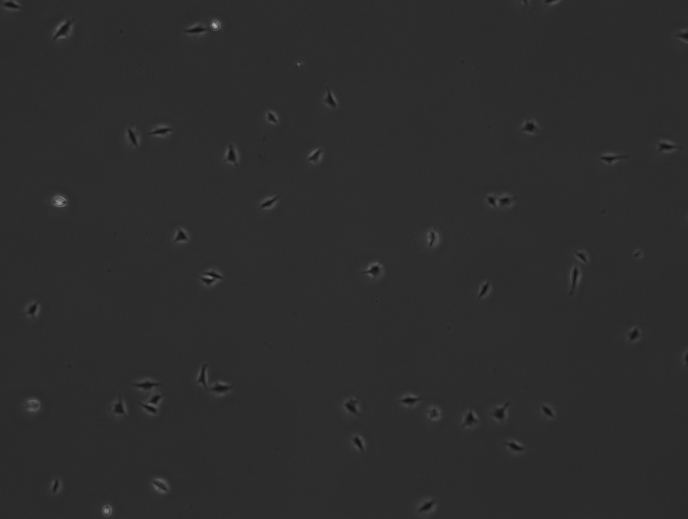
#> input picture data/cetres.b/refdataB_C2_014.png, 1376 x 1038 px, given in place of refdataB_C2_001.png, which was not available (shown at 1/2 size)
$ jupyter execute 2017_11_convert_to_rgb.ipynb   (shell and % lines are left out)   (older library calls are emulated)   (text cells are left out)
#> lines starting #> are read from the running program, lines starting #| are printed output that depends on the picture; pictures that were not available may be replaced by others from this repository, and a replacement may not be noted
[cell 1]
import numpy
import os
import skimage.color
import skimage.io
import skimage.exposure
import skimage.restoration
import matplotlib
import matplotlib.pyplot

[cell 2]
image_dir = '../data/cetres.b/'
output_dir = '../data/cetres.b_adapted/'
image_file_list = os.listdir(image_dir)

[cell 3]
# Load an example image
img = skimage.io.imread('../data/cetres.b/refdataB_C2_001.png')
#> img is the input picture: shape (1038, 1376, 3); min 17, max 217, mean 44.3
img = skimage.color.rgb2gray(img)
#> img: shape (1038, 1376) float64

# Contrast stretching
p2, p98 = numpy.percentile(img, (2, 98))
#> p2 = 0.165; p98 = 0.2
img_rescale = skimage.exposure.rescale_intensity(img, in_range=(p2, p98))
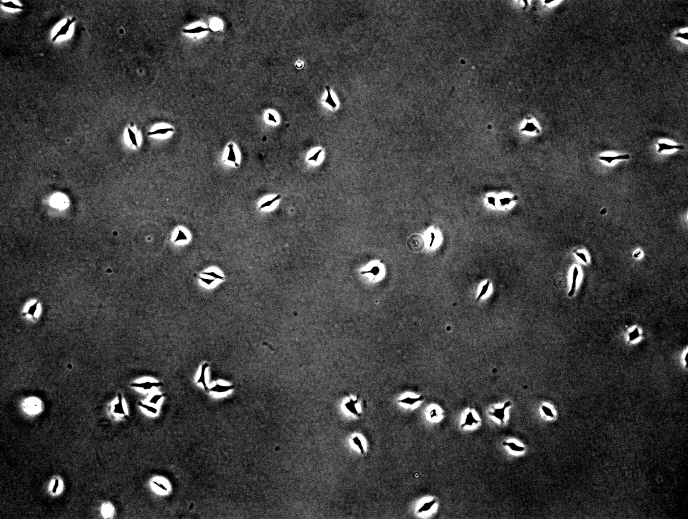
#> img_rescale: shape (1038, 1376) float64 (shown at 1/2 size); min 0, max 1, mean 0.245

# Equalization
img_eq = skimage.exposure.equalize_hist(img)
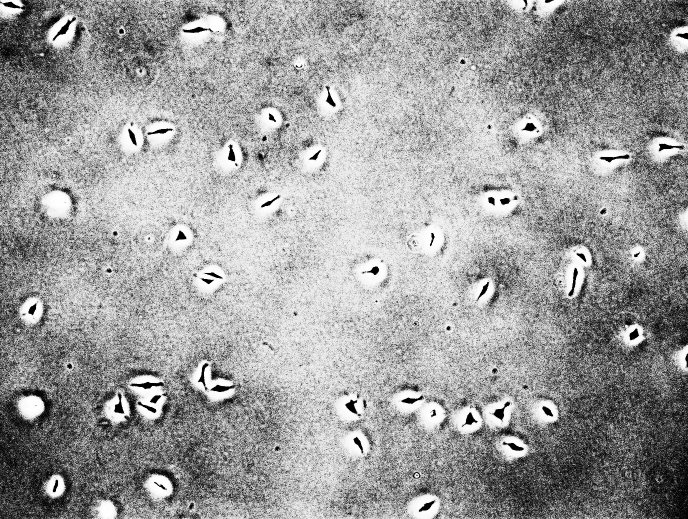
#> img_eq: shape (1038, 1376) float64 (shown at 1/2 size); min 9.8e-06, max 1, mean 0.615

# Adaptive Equalization
img_adapteq = skimage.exposure.equalize_adapthist(img, clip_limit=0.05)
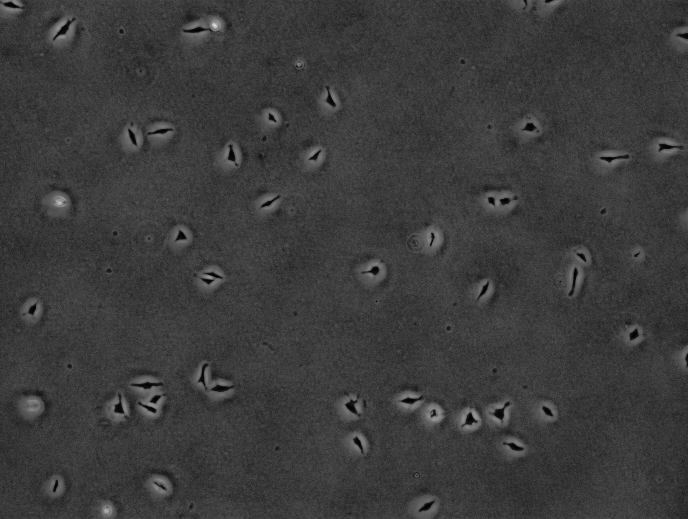
#> img_adapteq: shape (1038, 1376) float64 (shown at 1/2 size); min 0, max 1, mean 0.236

def plot_img_and_hist(image, axes, bins=256):
    """Plot an image along with its histogram and cumulative histogram.

    """
    image = skimage.img_as_float(image)
    ax_img, ax_hist = axes
    ax_cdf = ax_hist.twinx()

    # Display image
    ax_img.imshow(image, cmap=matplotlib.pyplot.cm.gray)
    ax_img.set_axis_off()
    ax_img.set_adjustable('box-forced')

    # Display histogram
    ax_hist.hist(image.ravel(), bins=bins, histtype='step', color='black')
    ax_hist.ticklabel_format(axis='y', style='scientific', scilimits=(0, 0))
    ax_hist.set_xlabel('Pixel intensity')
    ax_hist.set_xlim(0, 1)
    ax_hist.set_yticks([])

    # Display cumulative distribution
    img_cdf, bins = skimage.exposure.cumulative_distribution(image, bins)
    ax_cdf.plot(bins, img_cdf, 'r')
    ax_cdf.set_yticks([])

    return ax_img, ax_hist, ax_cdf

[cell 4]
# Display results
fig =  matplotlib.pyplot.figure(figsize=(8, 5))
axes = numpy.zeros((2, 4), dtype=numpy.object)
axes[0, 0] = fig.add_subplot(2, 4, 1)
for i in range(1, 4):
    axes[0, i] = fig.add_subplot(2, 4, 1+i, sharex=axes[0,0], sharey=axes[0,0])
for i in range(0, 4):
    axes[1, i] = fig.add_subplot(2, 4, 5+i)

ax_img, ax_hist, ax_cdf = plot_img_and_hist(img, axes[:, 0])
#> in plot_img_and_hist, `img_cdf, bins = skimage.exposure.cumulative_distribution(image, bins)`: img_cdf = 256 values from 9.8e-06 to 1; bins = 256 values from 0.0682 to 0.849
ax_img.set_title('Low contrast image')

y_min, y_max = ax_hist.get_ylim()
#> y_min = 0; y_max = 552103.7
ax_hist.set_ylabel('Number of pixels')
ax_hist.set_yticks(numpy.linspace(0, y_max, 5))

ax_img, ax_hist, ax_cdf = plot_img_and_hist(img_rescale, axes[:, 1])
ax_img.set_title('Contrast stretching')

ax_img, ax_hist, ax_cdf = plot_img_and_hist(img_eq, axes[:, 2])
ax_img.set_title('Histogram equalization')

ax_img, ax_hist, ax_cdf = plot_img_and_hist(img_adapteq, axes[:, 3])
ax_img.set_title('Adaptive equalization')

ax_cdf.set_ylabel('Fraction of total intensity')
ax_cdf.set_yticks(numpy.linspace(0, 1, 5))

# prevent overlap of y-axis labels
fig.tight_layout()
matplotlib.pyplot.show()
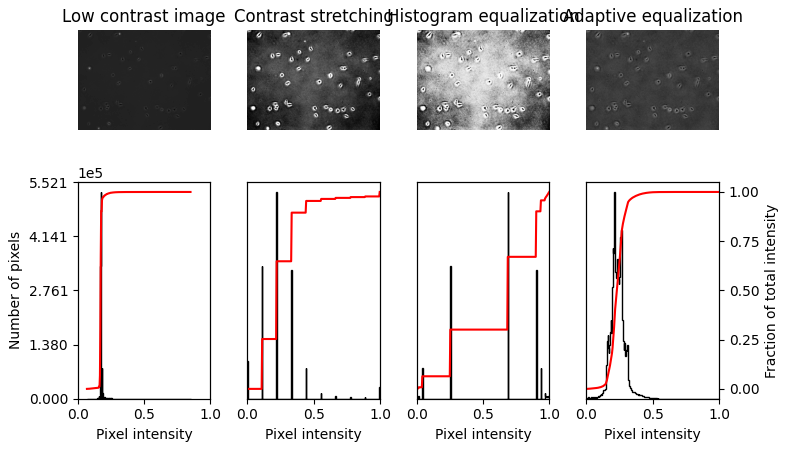
#> figure drawn by matplotlib, 12 panels; panel 12: curve peaks at x = 0.998, y = 1

$ run again, on data/cetres.b/refdataB_C2_021.png
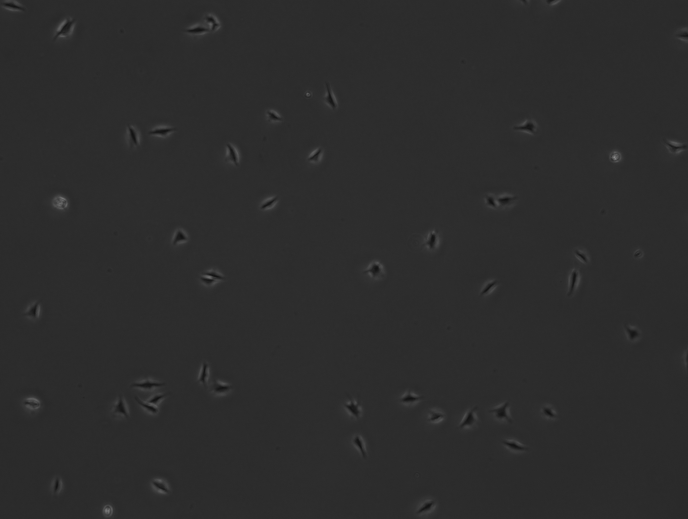
#> input picture data/cetres.b/refdataB_C2_021.png, 1376 x 1038 px, given in place of refdataB_C2_001.png, which was not available (shown at 1/2 size)
#> img is the input picture: shape (1038, 1376, 3); min 17, max 143, mean 44.3
#> img: shape (1038, 1376) float64
#> p2 = 0.165; p98 = 0.2
#> `img_eq = skimage.exposure.equalize_hist(img)`:
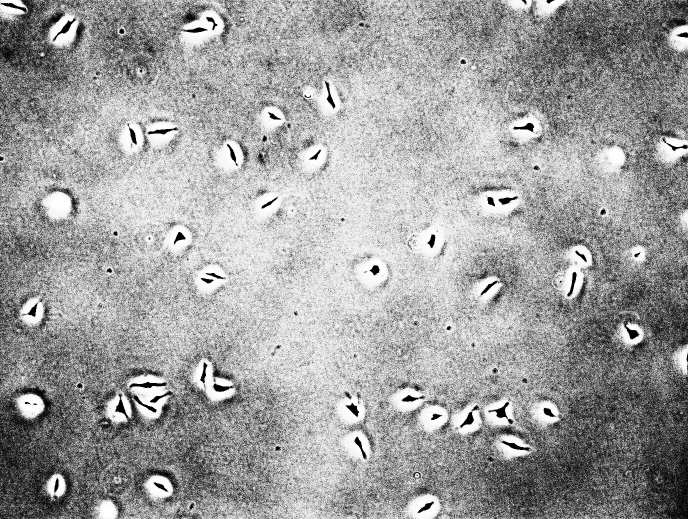
#> img_eq: shape (1038, 1376) float64 (shown at 1/2 size); min 9.8e-06, max 1, mean 0.625
#> `img_adapteq = skimage.exposure.equalize_adapthist(img, clip_limit=0.05)`:
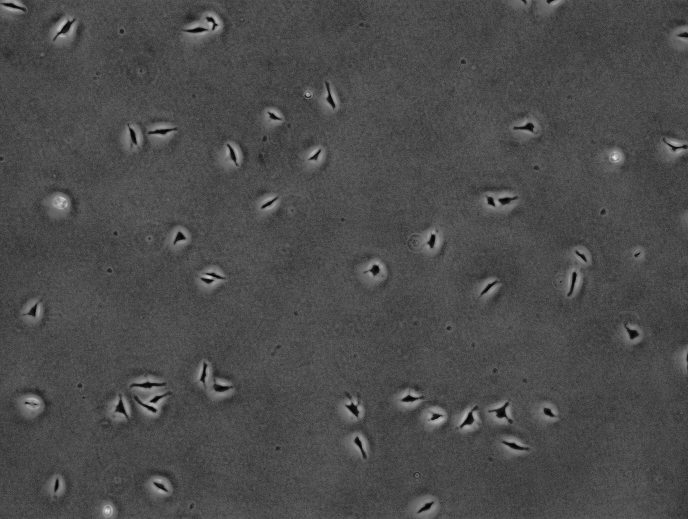
#> img_adapteq: shape (1038, 1376) float64 (shown at 1/2 size); min 0, max 1, mean 0.297
#> img_cdf = 256 values from 9.8e-06 to 1; bins = 256 values from 0.0676 to 0.56
#> y_min = 0; y_max = 552550.9
